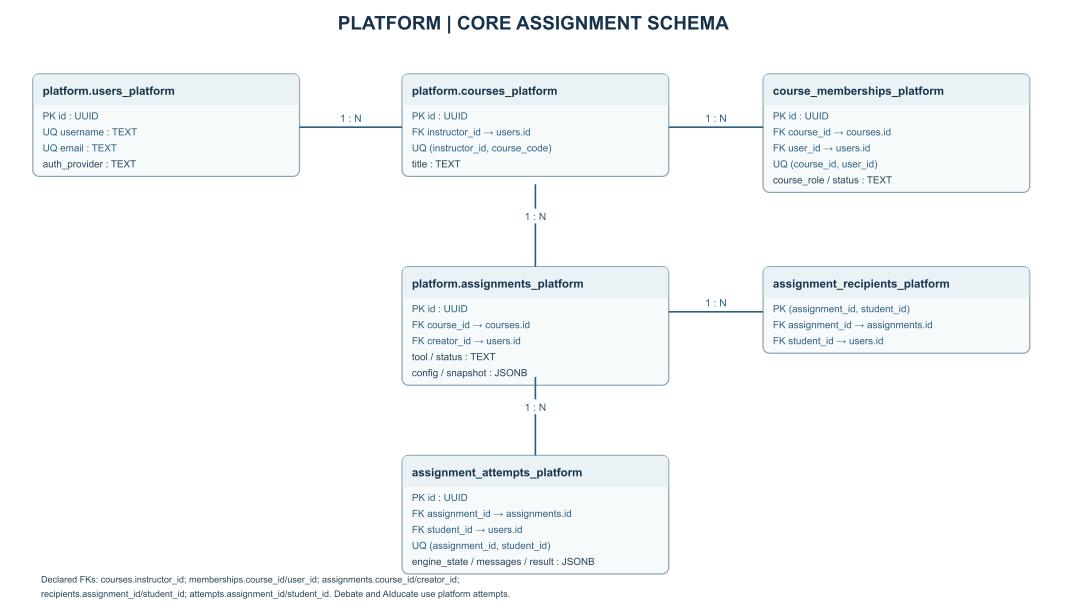
#> input picture docs/architecture-report-assets/database-erd-platform.png, 3200 x 1847 px (shown at 1/3 size); its folder holds 4 pictures in this run
$ python build_database_schema.py
#> lines starting #> are read from the running program, lines starting #| are printed output that depends on the picture
"""Build editable SVG and high-resolution PNG ER diagrams from checked repository DDL.

Source: platform_app/migrations, Socratic-Chat/backend/app/db.py,
adaptive-learning-app/backend/app/db.py, reflections-app/backend/app/models.py.
"""
from pathlib import Path
import html
import subprocess

ROOT = Path(__file__).resolve().parents[1]
OUT = ROOT / "docs" / "architecture-report-assets"
OUT.mkdir(parents=True, exist_ok=True)
NAVY = "#18344C"
BLUE = "#2D607F"
PALE = "#EAF2F6"
LIGHT = "#F7FAFB"
LINE = "#8CA4B5"
TEXT = "#294358"


def start(title, width=2600, height=1430):
    s = [f'<svg xmlns="http://www.w3.org/2000/svg" width="{width}" height="{height}" viewBox="0 0 {width} {height}">',
         f'<rect width="{width}" height="{height}" fill="white"/>',
         f'<text x="{width/2}" y="72" text-anchor="middle" font-family="Arial" font-size="46" font-weight="700" fill="{NAVY}">{html.escape(title)}</text>']
    return s


def line(s, x1, y1, x2, y2, label="1 : N", dash=False):
    d = ' stroke-dasharray="14 9"' if dash else ""
    s.append(f'<path d="M{x1},{y1} L{x2},{y2}" fill="none" stroke="{BLUE}" stroke-width="4"{d}/>')
    if label:
        x=(x1+x2)/2; y=(y1+y2)/2-13
        s.append(f'<rect x="{x-60}" y="{y-28}" width="120" height="36" rx="8" fill="white"/>')
        s.append(f'<text x="{x}" y="{y}" text-anchor="middle" font-family="Arial" font-size="25" fill="{BLUE}">{html.escape(label)}</text>')


def path(s, points, label="1 : N", label_xy=None, dash=False):
    d=" ".join(("M" if i==0 else "L")+f"{x},{y}" for i,(x,y) in enumerate(points))
    dd=' stroke-dasharray="14 9"' if dash else ''
    s.append(f'<path d="{d}" fill="none" stroke="{BLUE}" stroke-width="4"{dd}/>')
    if label_xy:
        x,y=label_xy
        s.append(f'<rect x="{x-65}" y="{y-30}" width="130" height="40" rx="8" fill="white"/>')
        s.append(f'<text x="{x}" y="{y}" text-anchor="middle" font-family="Arial" font-size="24" fill="{BLUE}">{html.escape(label)}</text>')


def box(s,x,y,w,title,fields,subtitle=None):
    row=39; h=94+row*len(fields)+(34 if subtitle else 0)
    s.append(f'<rect x="{x}" y="{y}" width="{w}" height="{h}" rx="16" fill="{LIGHT}" stroke="{LINE}" stroke-width="3"/>')
    s.append(f'<path d="M{x+1},{y+16} Q{x+1},{y+1} {x+16},{y+1} H{x+w-16} Q{x+w-1},{y+1} {x+w-1},{y+16} V{y+77} H{x+1} Z" fill="{PALE}"/>')
    s.append(f'<text x="{x+24}" y="{y+51}" font-family="Arial" font-size="28" font-weight="700" fill="{NAVY}">{html.escape(title)}</text>')
    if subtitle:
        s.append(f'<text x="{x+24}" y="{y+104}" font-family="Arial" font-size="22" font-style="italic" fill="{BLUE}">{html.escape(subtitle)}</text>')
    first=y+(137 if subtitle else 111)
    for i,field in enumerate(fields):
        color=BLUE if field.startswith(('PK','FK','UQ')) else TEXT
        s.append(f'<text x="{x+24}" y="{first+i*row}" font-family="Arial" font-size="24" fill="{color}">{html.escape(field)}</text>')
    return h


def note(s,text,x=100,y=1380,size=22):
    s.append(f'<text x="{x}" y="{y}" font-family="Arial" font-size="{size}" fill="{TEXT}">{html.escape(text)}</text>')


def save(name,s):
    svg=OUT/f'{name}.svg'; svg.write_text(''.join(s)+'</svg>', encoding='utf-8')
    png=OUT/f'{name}.png'
    subprocess.run(['/opt/homebrew/bin/rsvg-convert','-w','3200','-o',str(png),str(svg)],check=True)
    print(svg)
    print(png)


# Core platform schema: solid links are declared foreign keys. Additional user
# foreign keys appear inside the child entities to keep the drawing uncluttered.
s=start('PLATFORM  |  CORE ASSIGNMENT SCHEMA', height=1500)
box(s,80,180,650,'platform.users_platform',['PK id : UUID','UQ username : TEXT','UQ email : TEXT','auth_provider : TEXT'])
box(s,980,180,650,'platform.courses_platform',['PK id : UUID','FK instructor_id → users.id','UQ (instructor_id, course_code)','title : TEXT'])
box(s,1860,180,650,'course_memberships_platform',['PK id : UUID','FK course_id → courses.id','FK user_id → users.id','UQ (course_id, user_id)','course_role / status : TEXT'])
box(s,980,650,650,'platform.assignments_platform',['PK id : UUID','FK course_id → courses.id','FK creator_id → users.id','tool / status : TEXT','config / snapshot : JSONB'])
box(s,1860,650,650,'assignment_recipients_platform',['PK (assignment_id, student_id)','FK assignment_id → assignments.id','FK student_id → users.id'])
box(s,980,1110,650,'assignment_attempts_platform',['PK id : UUID','FK assignment_id → assignments.id','FK student_id → users.id','UQ (assignment_id, student_id)','engine_state / messages / result : JSONB'])
line(s,730,310,980,310,'1 : N')
line(s,1630,310,1860,310,'1 : N')
line(s,1305,449,1305,650,'1 : N')
line(s,1630,760,1860,760,'1 : N')
line(s,1305,919,1305,1110,'1 : N')
note(s,'Declared FKs: courses.instructor_id; memberships.course_id/user_id; assignments.course_id/creator_id;',100,1420)
note(s,'recipients.assignment_id/student_id; attempts.assignment_id/student_id. Debate and AIducate use platform attempts.',100,1455)
save('database-erd-platform',s)

# Socratic and RAG: the platform assignment engine stores its active state in
# platform.assignment_attempts_platform; these are distinct supporting tables.
s=start('SOCRATIC + SHARED RAG  |  SUPPORTING SCHEMA', height=1390)
box(s,80,180,770,'platform.users / courses',['PK users.id : UUID','PK courses.id : UUID','shared identity and course scope'])
box(s,960,180,770,'conversations_socratic_chat',['PK id : UUID','FK user_id → platform.users.id','FK course_id → platform.courses.id','conversation_status / active_concept'])
box(s,1840,180,680,'conversation_messages_socratic_chat',['PK id : BIGSERIAL','FK conversation_id → conversations.id','role / content / metadata'])
box(s,80,750,770,'shared_rag.documents',['PK id : UUID','FK user_id → platform.users.id','FK course_id → platform.courses.id','FK conversation_id → socratic.conversations.id','filename / content / is_published'])
box(s,960,750,770,'shared_rag.chunks',['PK id : UUID','FK file_id → documents.id','UQ (file_id, chunk_index)','chunk_text / embedding : vector','course_id / metadata'])
box(s,1840,750,680,'learning_objectives_platform',['PK id : UUID','FK course_id → platform.courses.id','FK file_id → shared_rag.documents.id','source_chunk_ids : JSONB'])
line(s,850,310,960,310,'1 : N'); line(s,1730,310,1840,310,'1 : N')
line(s,850,900,960,900,'1 : N')
path(s,[(470,391),(470,750)],'1 : N',(470,645))
path(s,[(850,1020),(850,1170),(2180,1170),(2180,960)],'1 : N',(1500,1150))
note(s,'The current assignment tutor persists engine_state and messages in platform.assignment_attempts_platform.',100,1310)
note(s,'Socratic conversation tables and shared RAG tables are supporting records; dashed or inferred links are omitted.',100,1345)
save('database-erd-socratic-rag',s)

# SDL uses the same DDL string for PostgreSQL or SQLite; its PostgreSQL
# connection sets search_path to self_directed_learning.
s=start('SELF DIRECTED LEARNING  |  SERVICE SCHEMA', height=1510)
box(s,80,180,650,'self_directed_learning.users',['PK id : TEXT','UQ email : TEXT','role : instructor | student'])
box(s,980,180,650,'self_directed_learning.assignments',['PK id : TEXT','FK instructor_id → users.id','status / learning_plan'])
box(s,1860,180,650,'self_directed_learning.recipients',['PK (assignment_id, student_id)','FK assignment_id → assignments.id','FK student_id → users.id'])
box(s,80,680,650,'self_directed_learning.documents',['PK id : TEXT','FK assignment_id → assignments.id','filename / path'])
box(s,980,680,650,'self_directed_learning.chunks',['PK id : TEXT','FK document_id → documents.id','position / content / embedding'])
box(s,1860,680,650,'self_directed_learning.attempts',['PK id : TEXT','FK assignment_id → assignments.id','FK student_id → users.id','UQ (assignment_id, student_id)','phase / learning_state'])
box(s,980,1170,650,'self_directed_learning.messages',['PK id : TEXT','FK attempt_id → attempts.id','role / content / sources'])
box(s,1860,1170,650,'self_directed_learning.evidence',['PK id : TEXT','FK attempt_id → attempts.id','objective_id / response / score'])
line(s,730,300,980,300,'1 : N'); line(s,1630,300,1860,300,'1 : N')
line(s,730,810,980,810,'1 : N')
path(s,[(1305,448),(1305,530),(405,530),(405,680)],'1 : N',(820,505))
path(s,[(1630,370),(1750,370),(1750,450),(2185,450),(2185,680)],'1 : N',(1980,430))
path(s,[(2185,948),(2185,1085),(1305,1085),(1305,1170)],'1 : N',(1750,1060))
line(s,2185,948,2185,1170,'1 : N')
note(s,'Additional tables: lab_sessions, lab_codes, lab_enrollments. SDL users are service-local identities.',100,1470)
save('database-erd-sdl',s)

# Reflections has explicit cross-schema FKs into platform, plus LangGraph's
# checkpoint tables, whose thread correlation is application-level.
s=start('REFLECTIONS  |  SERVICE SCHEMA', height=1390)
box(s,80,170,710,'platform.users / courses',['PK users.id : UUID','PK courses.id : UUID','cross-schema identity and course'])
box(s,970,170,710,'modules_reflections_app',['PK id : TEXT','FK course_id → platform.courses.id','name / module_type'])
box(s,1840,170,710,'module_configs_reflections_app',['PK id : TEXT','FK module_id → modules.id','UQ module_id','topics / depth / milestone prompt'])
box(s,970,730,710,'conversations_reflections_app',['PK id : TEXT','FK module_id → modules.id','FK platform_user_id → platform.users.id','FK course_id → platform.courses.id','transcript / duration'])
box(s,1840,730,710,'reflection_analytics_reflections_app',['PK id : TEXT','FK conversation_id → conversations.id','UQ conversation_id','topics / scores / misconceptions'])
box(s,80,730,710,'reflections_app LangGraph checkpoints',['checkpoints_reflections_app','checkpoint_blobs_reflections_app','checkpoint_writes_reflections_app','checkpoint_migrations_reflections_app','thread_id / checkpoint_id : service-managed'])
line(s,790,300,970,300,'1 : N'); line(s,1680,300,1840,300,'1 : 1')
line(s,1325,438,1325,730,'1 : N'); line(s,1680,860,1840,860,'1 : 0..1')
path(s,[(790,860),(970,860)],'logical',(880,830),True)
note(s,'Legacy students_reflections_app may link to conversations; platform sessions use platform_user_id.',100,1310)
note(s,'Dashed checkpoint link is application-level correlation, not a declared SQL foreign key.',100,1345)
save('database-erd-reflections',s)

# Single high-resolution reference sheet for review and presentation.
from PIL import Image

sheet = Image.new('RGB', (6600, 4000), 'white')
#> sheet: PIL image 6600x4000 RGB; every value is 255
for name, xy in [
    ('platform', (50, 60)), ('socratic-rag', (3350, 60)),
    ('sdl', (50, 2050)), ('reflections', (3350, 2050)),
]:
    panel = Image.open(OUT / f'database-erd-{name}.png').convert('RGB')
    sheet.paste(panel, xy)
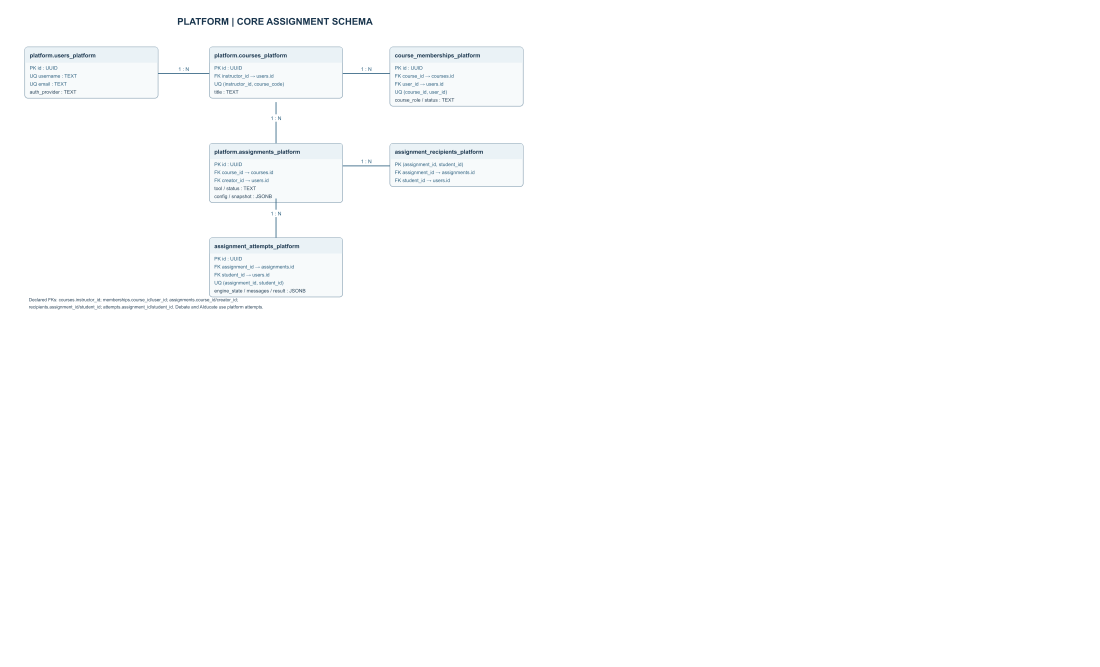
#> sheet: PIL image 6600x4000 RGB (shown at 1/6 size); mean R, G, B 253.2, 253.6, 253.9
#> pass 2 of the loop `for name, xy in [`:
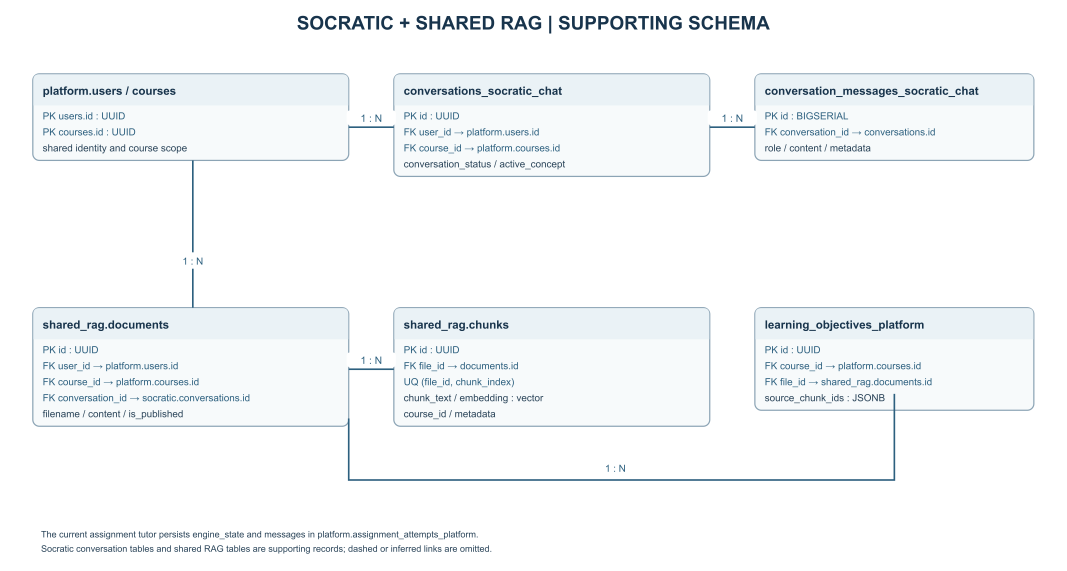
#> input picture docs/architecture-report-assets/database-erd-socratic-rag.png, 3200 x 1711 px (shown at 1/3 size)
#> panel: PIL image 3200x1711 RGB
#> `sheet.paste(panel, xy)`:
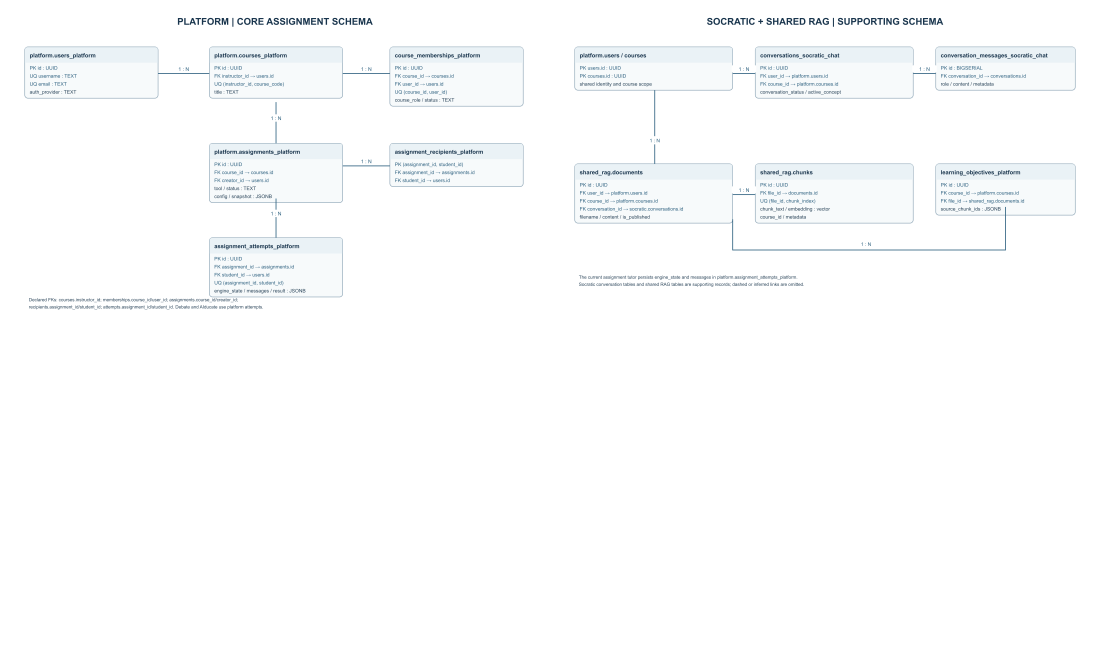
#> sheet: PIL image 6600x4000 RGB (shown at 1/6 size); mean R, G, B 251.2, 252.1, 252.6
#> pass 3 of the loop `for name, xy in [`:
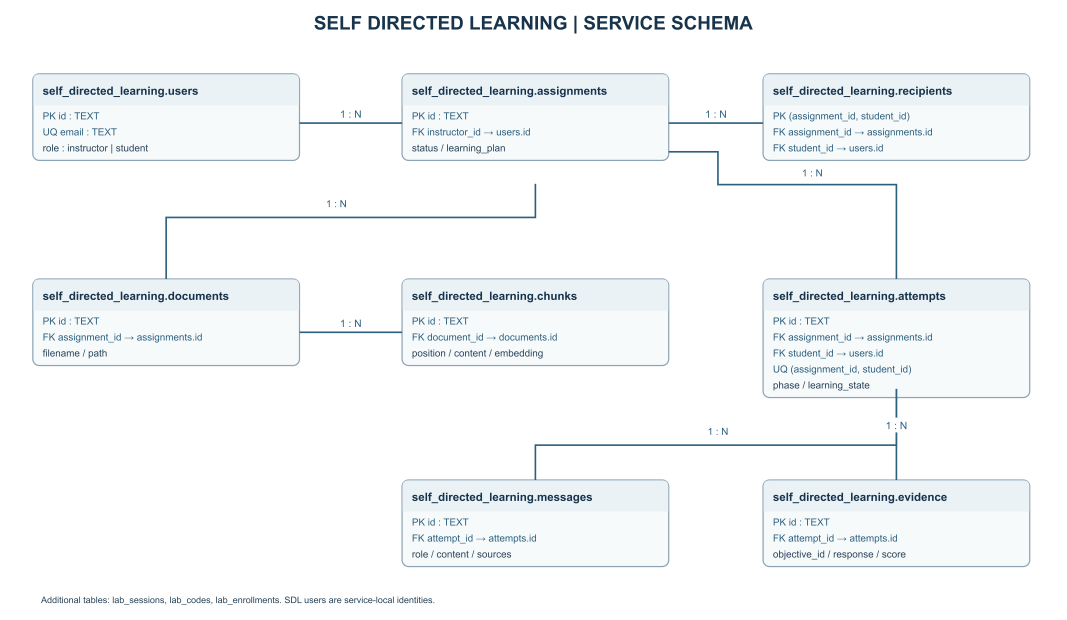
#> input picture docs/architecture-report-assets/database-erd-sdl.png, 3200 x 1859 px (shown at 1/3 size)
#> panel: PIL image 3200x1859 RGB
#> `sheet.paste(panel, xy)`:
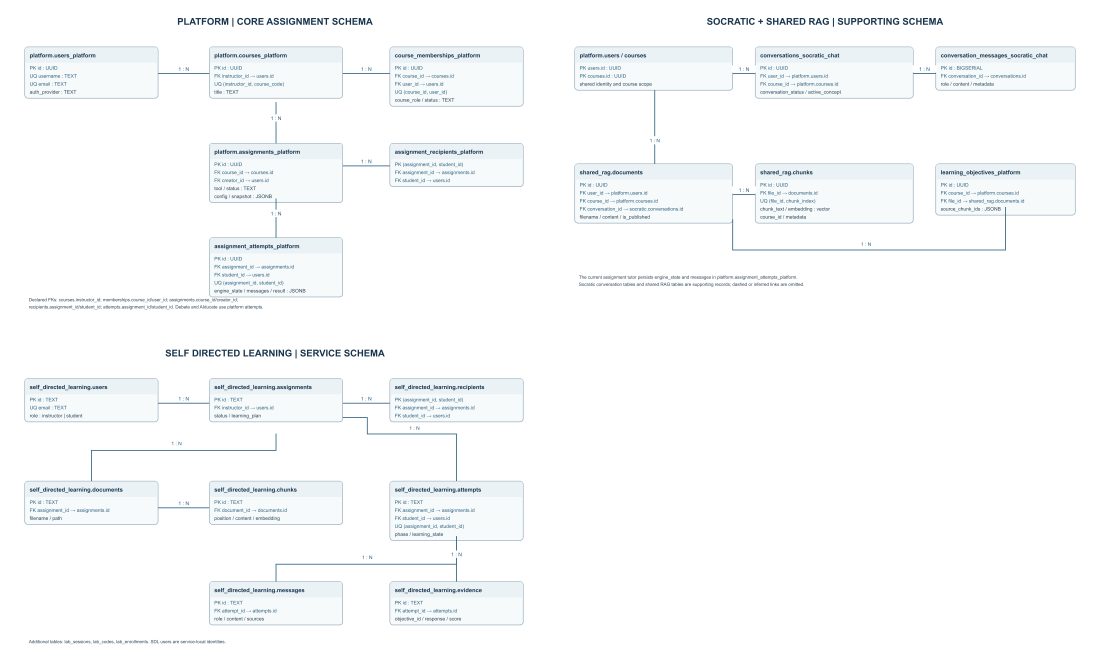
#> sheet: PIL image 6600x4000 RGB (shown at 1/6 size); mean R, G, B 248.9, 250.4, 251.3
#> the loop made 4 passes; the first 3 are shown
combined = ROOT / 'docs' / 'Combined-Database-Schema.png'
sheet.save(combined, optimize=True)
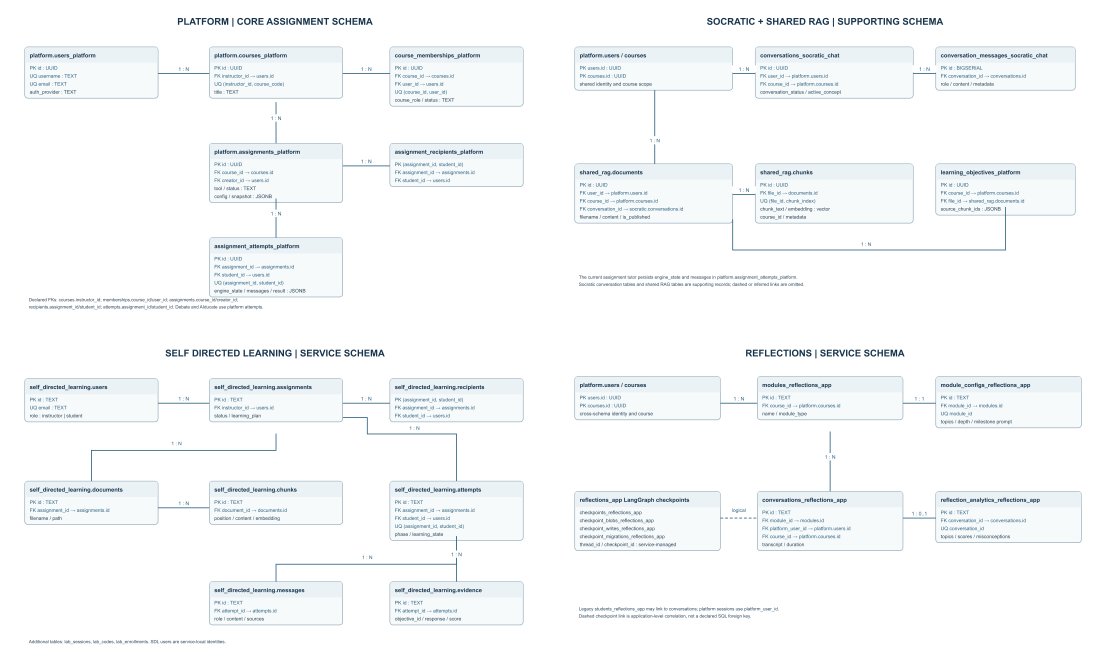
#> saved as Combined-Database-Schema.png: PIL image 6600x4000 RGB (shown at 1/6 size); mean R, G, B 247.1, 249, 250.1
print(combined)
#| docs/Combined-Database-Schema.png
